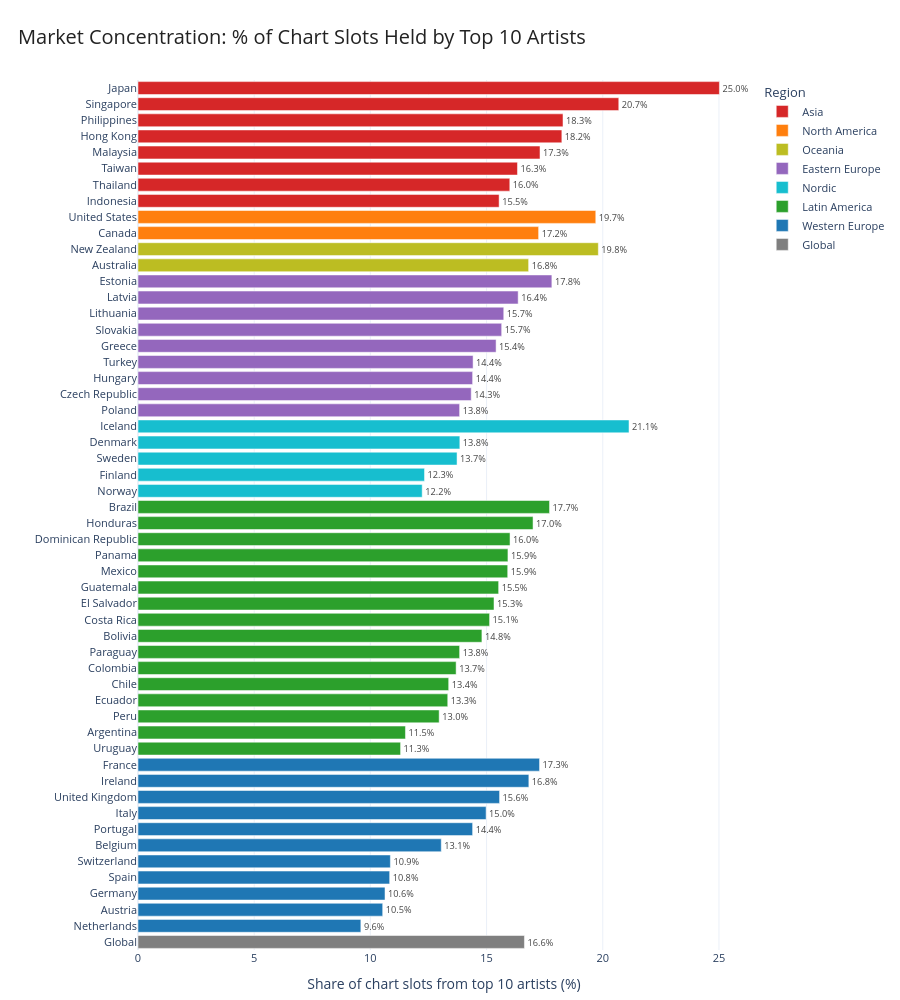

Notebook code cell kept with this figure:
### Markdown cell above
**Chart 1: Asia Listens to Fewer Artists, Europe Listens to More**

### Code cell
# Sort countries by region first, then by concentration within each region
# Order regions so the visual story reads top-to-bottom
region_order = ["Asia", "North America", "Oceania", "Eastern Europe",
                "Nordic", "Latin America", "Western Europe", "Global"]

q1["region_group"] = pd.Categorical(q1["region_group"], categories=region_order, ordered=True)
q1_sorted = q1.sort_values(["region_group", "pct_from_top10"], ascending=[True, False])

# Color palette per region
region_colors = {
    "Asia": "#d62728",            # red
    "North America": "#ff7f0e",   # orange
    "Oceania": "#bcbd22",         # olive
    "Eastern Europe": "#9467bd",  # purple
    "Nordic": "#17becf",          # cyan
    "Latin America": "#2ca02c",   # green
    "Western Europe": "#1f77b4",  # blue
    "Global": "#7f7f7f",          # gray
}

fig = px.bar(
    q1_sorted,
    x="pct_from_top10",
    y="region",
    color="region_group",
    color_discrete_map=region_colors,
    orientation="h",
    title="Market Concentration: % of Chart Slots Held by Top 10 Artists",
    labels={
        "pct_from_top10": "Share of chart slots from top 10 artists (%)",
        "region": "",
        "region_group": "Region"
    },
    height=1000,
    category_orders={"region": q1_sorted["region"].tolist()}
)

fig.update_layout(
    title=dict(font=dict(size=20, color="#222"), x=0.02, y=0.97),
    margin=dict(l=10, r=120, t=80, b=50),
    legend=dict(
        title="Region",
        orientation="v",
        yanchor="top",
        y=1,
        xanchor="left",
        x=1.02,
        font=dict(size=11),
    ),
    yaxis=dict(tickfont=dict(size=11), automargin=True),
    xaxis=dict(tickfont=dict(size=11)),
    plot_bgcolor="white",
)

fig.update_traces(
    texttemplate="%{x:.1f}%",
    textposition="outside",
    textfont=dict(size=10, color="#444"),
)

fig.show()

# Save both formats
fig.write_html("../charts/01_market_concentration.html")
# fig.write_image("../charts/01_market_concentration.png", width=1200, height=1000, scale=2)  # disabled, kaleido + Python 3.14 incompatible
print("Saved chart to charts/01_market_concentration.html")

### Figure 1 — Plotly figure (JSON) as saved in the notebook; plotly's stock layout.template omitted (floating-point values rounded to 4 significant figures)
{"data": [{"hovertemplate": "Region=Asia<br>Share of chart slots from top 10 artists (%)=%{x}<br>=%{y}<extra></extra>", "legendgroup": "Asia", "marker": {"color": "#d62728", "pattern": {"shape": ""}}, "name": "Asia", "orientation": "h", "showlegend": true, "textfont": {"color": "#444", "size": 10}, "textposition": "outside", "texttemplate": "%{x:.1f}%", "type": "bar", "x": [25.02, 20.69, 18.29, 18.24, 17.3, 16.33, 16.0, 15.54], "xaxis": "x", "y": ["Japan", "Singapore", "Philippines", "Hong Kong", "Malaysia", "Taiwan", "Thailand", "Indonesia"], "yaxis": "y"}, {"hovertemplate": "Region=North America<br>Share of chart slots from top 10 artists (%)=%{x}<br>=%{y}<extra></extra>", "legendgroup": "North America", "marker": {"color": "#ff7f0e", "pattern": {"shape": ""}}, "name": "North America", "orientation": "h", "showlegend": true, "textfont": {"color": "#444", "size": 10}, "textposition": "outside", "texttemplate": "%{x:.1f}%", "type": "bar", "x": [19.7, 17.24], "xaxis": "x", "y": ["United States", "Canada"], "yaxis": "y"}, {"hovertemplate": "Region=Oceania<br>Share of chart slots from top 10 artists (%)=%{x}<br>=%{y}<extra></extra>", "legendgroup": "Oceania", "marker": {"color": "#bcbd22", "pattern": {"shape": ""}}, "name": "Oceania", "orientation": "h", "showlegend": true, "textfont": {"color": "#444", "size": 10}, "textposition": "outside", "texttemplate": "%{x:.1f}%", "type": "bar", "x": [19.81, 16.81], "xaxis": "x", "y": ["New Zealand", "Australia"], "yaxis": "y"}, {"hovertemplate": "Region=Eastern Europe<br>Share of chart slots from top 10 artists (%)=%{x}<br>=%{y}<extra></extra>", "legendgroup": "Eastern Europe", "marker": {"color": "#9467bd", "pattern": {"shape": ""}}, "name": "Eastern Europe", "orientation": "h", "showlegend": true, "textfont": {"color": "#444", "size": 10}, "textposition": "outside", "texttemplate": "%{x:.1f}%", "type": "bar", "x": [17.81, 16.36, 15.74, 15.65, 15.41, 14.42, 14.4, 14.34, 13.84], "xaxis": "x", "y": ["Estonia", "Latvia", "Lithuania", "Slovakia", "Greece", "Turkey", "Hungary", "Czech Republic", "Poland"], "yaxis": "y"}, {"hovertemplate": "Region=Nordic<br>Share of chart slots from top 10 artists (%)=%{x}<br>=%{y}<extra></extra>", "legendgroup": "Nordic", "marker": {"color": "#17becf", "pattern": {"shape": ""}}, "name": "Nordic", "orientation": "h", "showlegend": true, "textfont": {"color": "#444", "size": 10}, "textposition": "outside", "texttemplate": "%{x:.1f}%", "type": "bar", "x": [21.13, 13.85, 13.73, 12.33, 12.23], "xaxis": "x", "y": ["Iceland", "Denmark", "Sweden", "Finland", "Norway"], "yaxis": "y"}, {"hovertemplate": "Region=Latin America<br>Share of chart slots from top 10 artists (%)=%{x}<br>=%{y}<extra></extra>", "legendgroup": "Latin America", "marker": {"color": "#2ca02c", "pattern": {"shape": ""}}, "name": "Latin America", "orientation": "h", "showlegend": true, "textfont": {"color": "#444", "size": 10}, "textposition": "outside", "texttemplate": "%{x:.1f}%", "type": "bar", "x": [17.71, 17.0, 16.01, 15.92, 15.91, 15.52, 15.32, 15.13, 14.8, 13.84, 13.69, 13.37, 13.33, 12.96, 11.51, 11.3], "xaxis": "x", "y": ["Brazil", "Honduras", "Dominican Republic", "Panama", "Mexico", "Guatemala", "El Salvador", "Costa Rica", "Bolivia", "Paraguay", "Colombia", "Chile", "Ecuador", "Peru", "Argentina", "Uruguay"], "yaxis": "y"}, {"hovertemplate": "Region=Western Europe<br>Share of chart slots from top 10 artists (%)=%{x}<br>=%{y}<extra></extra>", "legendgroup": "Western Europe", "marker": {"color": "#1f77b4", "pattern": {"shape": ""}}, "name": "Western Europe", "orientation": "h", "showlegend": true, "textfont": {"color": "#444", "size": 10}, "textposition": "outside", "texttemplate": "%{x:.1f}%", "type": "bar", "x": [17.28, 16.82, 15.56, 14.98, 14.4, 13.05, 10.86, 10.83, 10.63, 10.53, 9.59], "xaxis": "x", "y": ["France", "Ireland", "United Kingdom", "Italy", "Portugal", "Belgium", "Switzerland", "Spain", "Germany", "Austria", "Netherlands"], "yaxis": "y"}, {"hovertemplate": "Region=Global<br>Share of chart slots from top 10 artists (%)=%{x}<br>=%{y}<extra></extra>", "legendgroup": "Global", "marker": {"color": "#7f7f7f", "pattern": {"shape": ""}}, "name": "Global", "orientation": "h", "showlegend": true, "textfont": {"color": "#444", "size": 10}, "textposition": "outside", "texttemplate": "%{x:.1f}%", "type": "bar", "x": [16.63], "xaxis": "x", "y": ["Global"], "yaxis": "y"}], "layout": {"barmode": "relative", "height": 1000, "legend": {"font": {"size": 11}, "orientation": "v", "title": {"text": "Region"}, "tracegroupgap": 0, "x": 1.02, "xanchor": "left", "y": 1, "yanchor": "top"}, "margin": {"b": 50, "l": 10, "r": 120, "t": 80}, "plot_bgcolor": "white", "title": {"font": {"color": "#222", "size": 20}, "text": "Market Concentration: % of Chart Slots Held by Top 10 Artists", "x": 0.02, "y": 0.97}, "xaxis": {"anchor": "y", "domain": [0, 1], "tickfont": {"size": 11}, "title": {"text": "Share of chart slots from top 10 artists (%)"}}, "yaxis": {"anchor": "x", "automargin": true, "categoryarray": ["Global", "Netherlands", "Austria", "Germany", "Spain", "Switzerland", "Belgium", "Portugal", "Italy", "United Kingdom", "Ireland", "France", "Uruguay", "Argentina", "Peru", "Ecuador", "Chile", "Colombia", "Paraguay", "Bolivia", "Costa Rica", "El Salvador", "Guatemala", "Mexico", "Panama", "Dominican Republic", "Honduras", "Brazil", "Norway", "Finland", "Sweden", "Denmark", "Iceland", "Poland", "Czech Republic", "Hungary", "Turkey", "Greece", "Slovakia", "Lithuania", "Latvia", "Estonia", "Australia", "New Zealand", "Canada", "United States", "Indonesia", "Thailand", "Taiwan", "Malaysia", "Hong Kong", "Philippines", "Singapore", "Japan"], "categoryorder": "array", "domain": [0, 1], "tickfont": {"size": 11}, "title": {"text": ""}}}}
